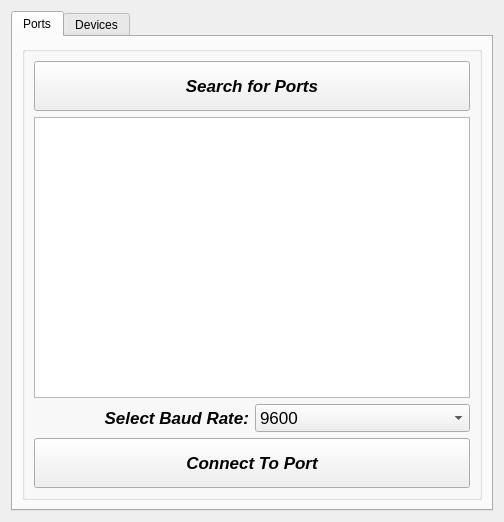
<?xml version="1.0" encoding="UTF-8"?>
<ui version="4.0">
 <class>Connection_Form</class>
 <widget class="QWidget" name="Connection_Form">
  <property name="geometry">
   <rect>
    <x>0</x>
    <y>0</y>
    <width>504</width>
    <height>522</height>
   </rect>
  </property>
  <property name="sizePolicy">
   <sizepolicy hsizetype="Fixed" vsizetype="Fixed">
    <horstretch>0</horstretch>
    <verstretch>0</verstretch>
   </sizepolicy>
  </property>
  <property name="minimumSize">
   <size>
    <width>504</width>
    <height>522</height>
   </size>
  </property>
  <property name="maximumSize">
   <size>
    <width>504</width>
    <height>522</height>
   </size>
  </property>
  <property name="windowTitle">
   <string>Connections</string>
  </property>
  <layout class="QVBoxLayout" name="verticalLayout_4">
   <item>
    <widget class="QTabWidget" name="tabWidget">
     <property name="currentIndex">
      <number>0</number>
     </property>
     <widget class="QWidget" name="tab">
      <attribute name="title">
       <string>Ports</string>
      </attribute>
      <layout class="QVBoxLayout" name="verticalLayout_2">
       <item>
        <widget class="QGroupBox" name="groupBox">
         <property name="title">
          <string/>
         </property>
         <layout class="QGridLayout" name="gridLayout_2">
          <item row="2" column="1">
           <widget class="QComboBox" name="baud_rates">
            <property name="font">
             <font>
              <pointsize>13</pointsize>
             </font>
            </property>
            <item>
             <property name="text">
              <string>9600</string>
             </property>
            </item>
            <item>
             <property name="text">
              <string>14400</string>
             </property>
            </item>
            <item>
             <property name="text">
              <string>19200</string>
             </property>
            </item>
            <item>
             <property name="text">
              <string>38400</string>
             </property>
            </item>
            <item>
             <property name="text">
              <string>57600</string>
             </property>
            </item>
            <item>
             <property name="text">
              <string>115200</string>
             </property>
            </item>
           </widget>
          </item>
          <item row="2" column="0">
           <widget class="QLabel" name="label">
            <property name="font">
             <font>
              <pointsize>13</pointsize>
              <italic>true</italic>
              <bold>true</bold>
             </font>
            </property>
            <property name="text">
             <string>Select Baud Rate:</string>
            </property>
            <property name="alignment">
             <set>Qt::AlignmentFlag::AlignRight|Qt::AlignmentFlag::AlignTrailing|Qt::AlignmentFlag::AlignVCenter</set>
            </property>
           </widget>
          </item>
          <item row="1" column="0" colspan="2">
           <widget class="QListWidget" name="port_list"/>
          </item>
          <item row="0" column="0" colspan="2">
           <widget class="QPushButton" name="search_ports_btn">
            <property name="minimumSize">
             <size>
              <width>0</width>
              <height>50</height>
             </size>
            </property>
            <property name="font">
             <font>
              <pointsize>13</pointsize>
              <italic>true</italic>
              <bold>true</bold>
             </font>
            </property>
            <property name="text">
             <string>Search for Ports</string>
            </property>
           </widget>
          </item>
          <item row="3" column="0" colspan="2">
           <widget class="QPushButton" name="connect_btn">
            <property name="minimumSize">
             <size>
              <width>0</width>
              <height>50</height>
             </size>
            </property>
            <property name="font">
             <font>
              <pointsize>13</pointsize>
              <italic>true</italic>
              <bold>true</bold>
             </font>
            </property>
            <property name="text">
             <string>Connect To Port</string>
            </property>
           </widget>
          </item>
         </layout>
        </widget>
       </item>
      </layout>
     </widget>
     <widget class="QWidget" name="tab_2">
      <attribute name="title">
       <string>Devices</string>
      </attribute>
      <layout class="QVBoxLayout" name="verticalLayout_3">
       <item>
        <widget class="QGroupBox" name="groupBox_2">
         <property name="sizePolicy">
          <sizepolicy hsizetype="Preferred" vsizetype="Expanding">
           <horstretch>0</horstretch>
           <verstretch>0</verstretch>
          </sizepolicy>
         </property>
         <property name="title">
          <string/>
         </property>
         <layout class="QGridLayout" name="gridLayout">
          <item row="3" column="1">
           <widget class="QPushButton" name="update_node_btn">
            <property name="sizePolicy">
             <sizepolicy hsizetype="Expanding" vsizetype="Expanding">
              <horstretch>0</horstretch>
              <verstretch>0</verstretch>
             </sizepolicy>
            </property>
            <property name="text">
             <string>Update Node ID</string>
            </property>
           </widget>
          </item>
          <item row="3" column="0">
           <widget class="QLineEdit" name="update_node_value"/>
          </item>
          <item row="2" column="1">
           <widget class="QPushButton" name="remove_node_btn">
            <property name="sizePolicy">
             <sizepolicy hsizetype="Expanding" vsizetype="Expanding">
              <horstretch>0</horstretch>
              <verstretch>0</verstretch>
             </sizepolicy>
            </property>
            <property name="text">
             <string>Remove Node ID</string>
            </property>
           </widget>
          </item>
          <item row="1" column="1">
           <widget class="QPushButton" name="add_node_btn">
            <property name="sizePolicy">
             <sizepolicy hsizetype="Expanding" vsizetype="Expanding">
              <horstretch>0</horstretch>
              <verstretch>0</verstretch>
             </sizepolicy>
            </property>
            <property name="text">
             <string>Add Node ID</string>
            </property>
           </widget>
          </item>
          <item row="2" column="0">
           <widget class="QComboBox" name="remove_node_combo"/>
          </item>
          <item row="1" column="0">
           <widget class="QLineEdit" name="add_node_value"/>
          </item>
         </layout>
        </widget>
       </item>
      </layout>
     </widget>
    </widget>
   </item>
  </layout>
 </widget>
 <resources/>
 <connections/>
</ui>
